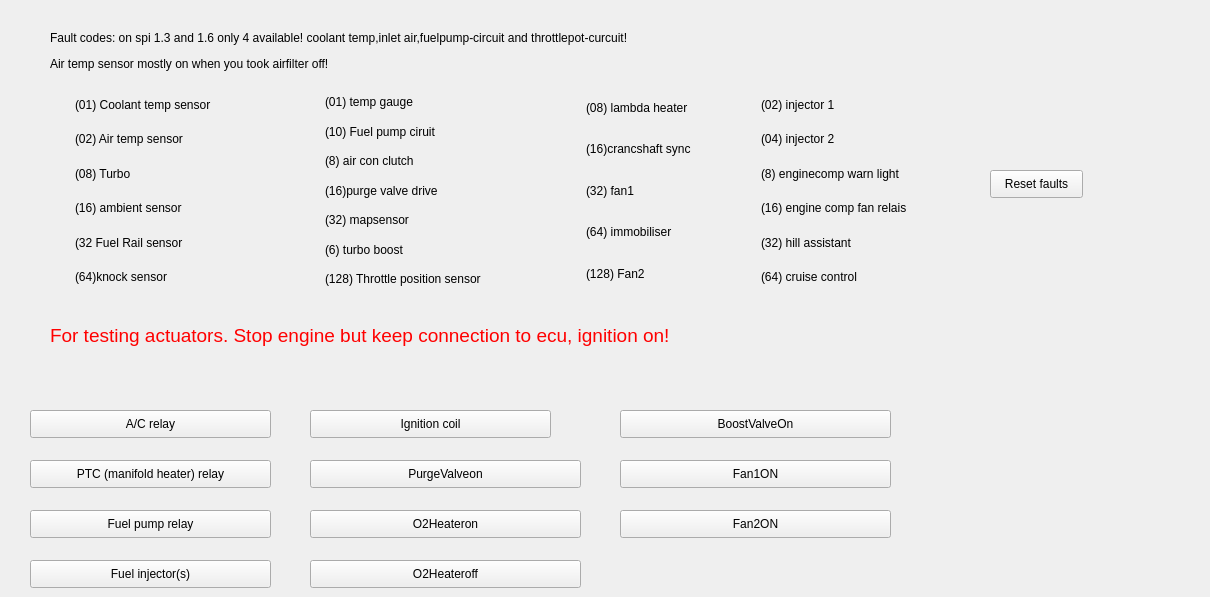
    <widget class="QWidget" name="faultcode">
     <attribute name="title">
      <string>fault code</string>
     </attribute>
     <widget class="QLabel" name="m_faultCodesLabel">
      <property name="geometry">
       <rect>
        <x>50</x>
        <y>30</y>
        <width>1151</width>
        <height>41</height>
       </rect>
      </property>
      <property name="text">
       <string>&lt;html&gt;&lt;head/&gt;&lt;body&gt;&lt;p&gt;Fault codes: on spi 1.3 and 1.6 only 4 available! coolant temp,inlet  air,fuelpump-circuit and throttlepot-curcuit!&lt;/p&gt;&lt;p&gt;Air temp sensor mostly on when you took airfilter off!&lt;/p&gt;&lt;/body&gt;&lt;/html&gt;</string>
      </property>
      <property name="alignment">
       <set>Qt::AlignBottom|Qt::AlignLeading|Qt::AlignLeft</set>
      </property>
     </widget>
     <widget class="QPushButton" name="m_clearFaultsButton">
      <property name="geometry">
       <rect>
        <x>990</x>
        <y>170</y>
        <width>93</width>
        <height>28</height>
       </rect>
      </property>
      <property name="text">
       <string>Reset faults</string>
      </property>
     </widget>
     <widget class="QPushButton" name="m_testACRelayButton">
      <property name="enabled">
       <bool>true</bool>
      </property>
      <property name="geometry">
       <rect>
        <x>30</x>
        <y>410</y>
        <width>241</width>
        <height>28</height>
       </rect>
      </property>
      <property name="text">
       <string>A/C relay</string>
      </property>
     </widget>
     <widget class="QPushButton" name="m_testPTCRelayButton">
      <property name="enabled">
       <bool>true</bool>
      </property>
      <property name="geometry">
       <rect>
        <x>30</x>
        <y>460</y>
        <width>241</width>
        <height>28</height>
       </rect>
      </property>
      <property name="text">
       <string>PTC (manifold heater) relay</string>
      </property>
     </widget>
     <widget class="QPushButton" name="m_testFuelPumpRelayButton">
      <property name="enabled">
       <bool>true</bool>
      </property>
      <property name="geometry">
       <rect>
        <x>30</x>
        <y>510</y>
        <width>241</width>
        <height>28</height>
       </rect>
      </property>
      <property name="text">
       <string>Fuel pump relay</string>
      </property>
     </widget>
     <widget class="QPushButton" name="m_testFuelInjectorButton">
      <property name="enabled">
       <bool>true</bool>
      </property>
      <property name="geometry">
       <rect>
        <x>30</x>
        <y>560</y>
        <width>241</width>
        <height>28</height>
       </rect>
      </property>
      <property name="text">
       <string>Fuel injector(s)</string>
      </property>
     </widget>
     <widget class="QPushButton" name="m_testIgnitionCoilButton">
      <property name="enabled">
       <bool>true</bool>
      </property>
      <property name="geometry">
       <rect>
        <x>310</x>
        <y>410</y>
        <width>241</width>
        <height>28</height>
       </rect>
      </property>
      <property name="text">
       <string>Ignition coil</string>
      </property>
     </widget>
     <widget class="QPushButton" name="m_Purge_Valve_OnButton">
      <property name="enabled">
       <bool>true</bool>
      </property>
      <property name="geometry">
       <rect>
        <x>310</x>
        <y>460</y>
        <width>271</width>
        <height>28</height>
       </rect>
      </property>
      <property name="text">
       <string>PurgeValveon</string>
      </property>
     </widget>
     <widget class="QPushButton" name="m_O2Heater_OnButton">
      <property name="enabled">
       <bool>true</bool>
      </property>
      <property name="geometry">
       <rect>
        <x>310</x>
        <y>510</y>
        <width>271</width>
        <height>28</height>
       </rect>
      </property>
      <property name="text">
       <string>O2Heateron</string>
      </property>
     </widget>
     <widget class="QPushButton" name="m_O2Heater_OffButton">
      <property name="enabled">
       <bool>true</bool>
      </property>
      <property name="geometry">
       <rect>
        <x>310</x>
        <y>560</y>
        <width>271</width>
        <height>28</height>
       </rect>
      </property>
      <property name="text">
       <string>O2Heateroff</string>
      </property>
     </widget>
     <widget class="QPushButton" name="m_Boost_Valve_OnButton">
      <property name="enabled">
       <bool>true</bool>
      </property>
      <property name="geometry">
       <rect>
        <x>620</x>
        <y>410</y>
        <width>271</width>
        <height>28</height>
       </rect>
      </property>
      <property name="text">
       <string>BoostValveOn</string>
      </property>
     </widget>
     <widget class="QPushButton" name="m_Fan1_OnButton">
      <property name="enabled">
       <bool>true</bool>
      </property>
      <property name="geometry">
       <rect>
        <x>620</x>
        <y>460</y>
        <width>271</width>
        <height>28</height>
       </rect>
      </property>
      <property name="text">
       <string>Fan1ON</string>
      </property>
     </widget>
     <widget class="QPushButton" name="m_Fan2_OnButton">
      <property name="enabled">
       <bool>true</bool>
      </property>
      <property name="geometry">
       <rect>
        <x>620</x>
        <y>510</y>
        <width>271</width>
        <height>28</height>
       </rect>
      </property>
      <property name="text">
       <string>Fan2ON</string>
      </property>
     </widget>
     <widget class="QLabel" name="label">
      <property name="geometry">
       <rect>
        <x>50</x>
        <y>320</y>
        <width>851</width>
        <height>31</height>
       </rect>
      </property>
      <property name="text">
       <string>&lt;html&gt;&lt;head/&gt;&lt;body&gt;&lt;p&gt;&lt;span style=&quot; font-size:14pt; color:#ff0000;&quot;&gt;For testing actuators. Stop engine but keep connection to ecu, ignition on!&lt;/span&gt;&lt;/p&gt;&lt;/body&gt;&lt;/html&gt;</string>
      </property>
     </widget>
     <widget class="QWidget" name="layoutWidget">
      <property name="geometry">
       <rect>
        <x>50</x>
        <y>90</y>
        <width>161</width>
        <height>201</height>
       </rect>
      </property>
      <layout class="QGridLayout" name="gridLayout_2">
       <item row="0" column="0">
        <widget class="QLedIndicator" name="m_faultLedCTS" native="true"/>
       </item>
       <item row="0" column="1">
        <widget class="QLabel" name="m_faultCode01Label">
         <property name="text">
          <string>(01) Coolant temp sensor</string>
         </property>
        </widget>
       </item>
       <item row="1" column="0">
        <widget class="QLedIndicator" name="m_faultLedATS" native="true"/>
       </item>
       <item row="1" column="1">
        <widget class="QLabel" name="m_faultCode02Label">
         <property name="text">
          <string>(02) Air temp sensor</string>
         </property>
        </widget>
       </item>
       <item row="2" column="0">
        <widget class="QLedIndicator" name="m_faultLedTurbo" native="true"/>
       </item>
       <item row="2" column="1">
        <widget class="QLabel" name="m_faultCode03Label">
         <property name="text">
          <string>(08) Turbo</string>
         </property>
        </widget>
       </item>
       <item row="3" column="0">
        <widget class="QLedIndicator" name="m_faultLedambient" native="true"/>
       </item>
       <item row="3" column="1">
        <widget class="QLabel" name="m_faultCode04Label">
         <property name="text">
          <string>(16) ambient sensor</string>
         </property>
        </widget>
       </item>
       <item row="4" column="0">
        <widget class="QLedIndicator" name="m_faultLedfuel" native="true"/>
       </item>
       <item row="4" column="1">
        <widget class="QLabel" name="m_faultCode02Label_2">
         <property name="text">
          <string>(32 Fuel Rail sensor</string>
         </property>
        </widget>
       </item>
       <item row="5" column="0">
        <widget class="QLedIndicator" name="m_faultLedknock" native="true"/>
       </item>
       <item row="5" column="1">
        <widget class="QLabel" name="m_faultCode05Label">
         <property name="text">
          <string>(64)knock sensor</string>
         </property>
        </widget>
       </item>
      </layout>
     </widget>
     <widget class="QWidget" name="layoutWidget">
      <property name="geometry">
       <rect>
        <x>290</x>
        <y>90</y>
        <width>191</width>
        <height>201</height>
       </rect>
      </property>
      <layout class="QGridLayout" name="gridLayout_7">
       <item row="0" column="1">
        <widget class="QLabel" name="label_198">
         <property name="text">
          <string>(01) temp gauge</string>
         </property>
        </widget>
       </item>
       <item row="1" column="1">
        <widget class="QLabel" name="m_faultCode08Label">
         <property name="text">
          <string>(10) Fuel pump ciruit</string>
         </property>
        </widget>
       </item>
       <item row="4" column="1">
        <widget class="QLabel" name="label_199">
         <property name="text">
          <string>(32) mapsensor</string>
         </property>
        </widget>
       </item>
       <item row="5" column="1">
        <widget class="QLabel" name="label_197">
         <property name="text">
          <string>(6) turbo boost</string>
         </property>
        </widget>
       </item>
       <item row="3" column="1">
        <widget class="QLabel" name="m_faultCode10Label">
         <property name="text">
          <string>(16)purge valve drive</string>
         </property>
        </widget>
       </item>
       <item row="2" column="1">
        <widget class="QLabel" name="m_faultCode09Label">
         <property name="text">
          <string>(8) air con clutch</string>
         </property>
        </widget>
       </item>
       <item row="4" column="0">
        <widget class="QLedIndicator" name="m_faultLedmap" native="true"/>
       </item>
       <item row="2" column="0">
        <widget class="QLedIndicator" name="m_faultLedaircon" native="true"/>
       </item>
       <item row="1" column="0">
        <widget class="QLedIndicator" name="m_faultLedFuelPump" native="true"/>
       </item>
       <item row="5" column="0">
        <widget class="QLedIndicator" name="m_faultLedboost" native="true"/>
       </item>
       <item row="6" column="0">
        <widget class="QLedIndicator" name="m_faultLedTps" native="true"/>
       </item>
       <item row="3" column="0">
        <widget class="QLedIndicator" name="m_faultLedpurge" native="true"/>
       </item>
       <item row="0" column="0">
        <widget class="QLedIndicator" name="m_faultLedgauge" native="true"/>
       </item>
       <item row="6" column="1">
        <widget class="QLabel" name="m_faultCode16Label">
         <property name="text">
          <string>(128) Throttle position sensor</string>
         </property>
        </widget>
       </item>
      </layout>
     </widget>
     <widget class="QWidget" name="layoutWidget">
      <property name="geometry">
       <rect>
        <x>560</x>
        <y>90</y>
        <width>131</width>
        <height>201</height>
       </rect>
      </property>
      <layout class="QGridLayout" name="gridLayout_8">
       <item row="0" column="0">
        <widget class="QLedIndicator" name="m_faultLedlambdaheat" native="true"/>
       </item>
       <item row="0" column="1">
        <widget class="QLabel" name="label_200">
         <property name="text">
          <string>(08) lambda heater</string>
         </property>
        </widget>
       </item>
       <item row="1" column="0">
        <widget class="QLedIndicator" name="m_faultLedcrankshaft" native="true"/>
       </item>
       <item row="1" column="1">
        <widget class="QLabel" name="label_202">
         <property name="text">
          <string>(16)crancshaft sync</string>
         </property>
        </widget>
       </item>
       <item row="2" column="0">
        <widget class="QLedIndicator" name="m_faultLedfan1" native="true"/>
       </item>
       <item row="2" column="1">
        <widget class="QLabel" name="label_196">
         <property name="text">
          <string>(32) fan1</string>
         </property>
        </widget>
       </item>
       <item row="3" column="0">
        <widget class="QLedIndicator" name="m_faultLedimmobiliser" native="true"/>
       </item>
       <item row="3" column="1">
        <widget class="QLabel" name="label_203">
         <property name="text">
          <string>(64) immobiliser</string>
         </property>
        </widget>
       </item>
       <item row="4" column="0">
        <widget class="QLedIndicator" name="m_faultLedFan2" native="true"/>
       </item>
       <item row="4" column="1">
        <widget class="QLabel" name="label_201">
         <property name="text">
          <string>(128) Fan2</string>
         </property>
        </widget>
       </item>
      </layout>
     </widget>
     <widget class="QWidget" name="layoutWidget">
      <property name="geometry">
       <rect>
        <x>750</x>
        <y>90</y>
        <width>157</width>
        <height>201</height>
       </rect>
      </property>
      <layout class="QGridLayout" name="gridLayout_17">
       <item row="0" column="0">
        <widget class="QLedIndicator" name="m_faultLedinjec1" native="true"/>
       </item>
       <item row="0" column="1">
        <widget class="QLabel" name="label_353">
         <property name="text">
          <string>(02) injector 1</string>
         </property>
        </widget>
       </item>
       <item row="1" column="0">
        <widget class="QLedIndicator" name="m_faultLedinjec2" native="true"/>
       </item>
       <item row="1" column="1">
        <widget class="QLabel" name="label_352">
         <property name="text">
          <string>(04) injector 2</string>
         </property>
        </widget>
       </item>
       <item row="2" column="0">
        <widget class="QLedIndicator" name="m_faultLedenginecompFancontrol" native="true"/>
       </item>
       <item row="2" column="1">
        <widget class="QLabel" name="label_350">
         <property name="text">
          <string>(8) enginecomp warn light</string>
         </property>
        </widget>
       </item>
       <item row="3" column="0">
        <widget class="QLedIndicator" name="m_faultLedenginecompfanrelais" native="true"/>
       </item>
       <item row="3" column="1">
        <widget class="QLabel" name="label_355">
         <property name="text">
          <string>(16) engine comp fan relais</string>
         </property>
        </widget>
       </item>
       <item row="4" column="0">
        <widget class="QLedIndicator" name="m_faultLedhillassist" native="true"/>
       </item>
       <item row="4" column="1">
        <widget class="QLabel" name="label_354">
         <property name="text">
          <string>(32) hill assistant</string>
         </property>
        </widget>
       </item>
       <item row="5" column="0">
        <widget class="QLedIndicator" name="m_faultLedcruisecontrol" native="true"/>
       </item>
       <item row="5" column="1">
        <widget class="QLabel" name="label_351">
         <property name="text">
          <string>(64) cruise control</string>
         </property>
        </widget>
       </item>
      </layout>
     </widget>
    </widget>
